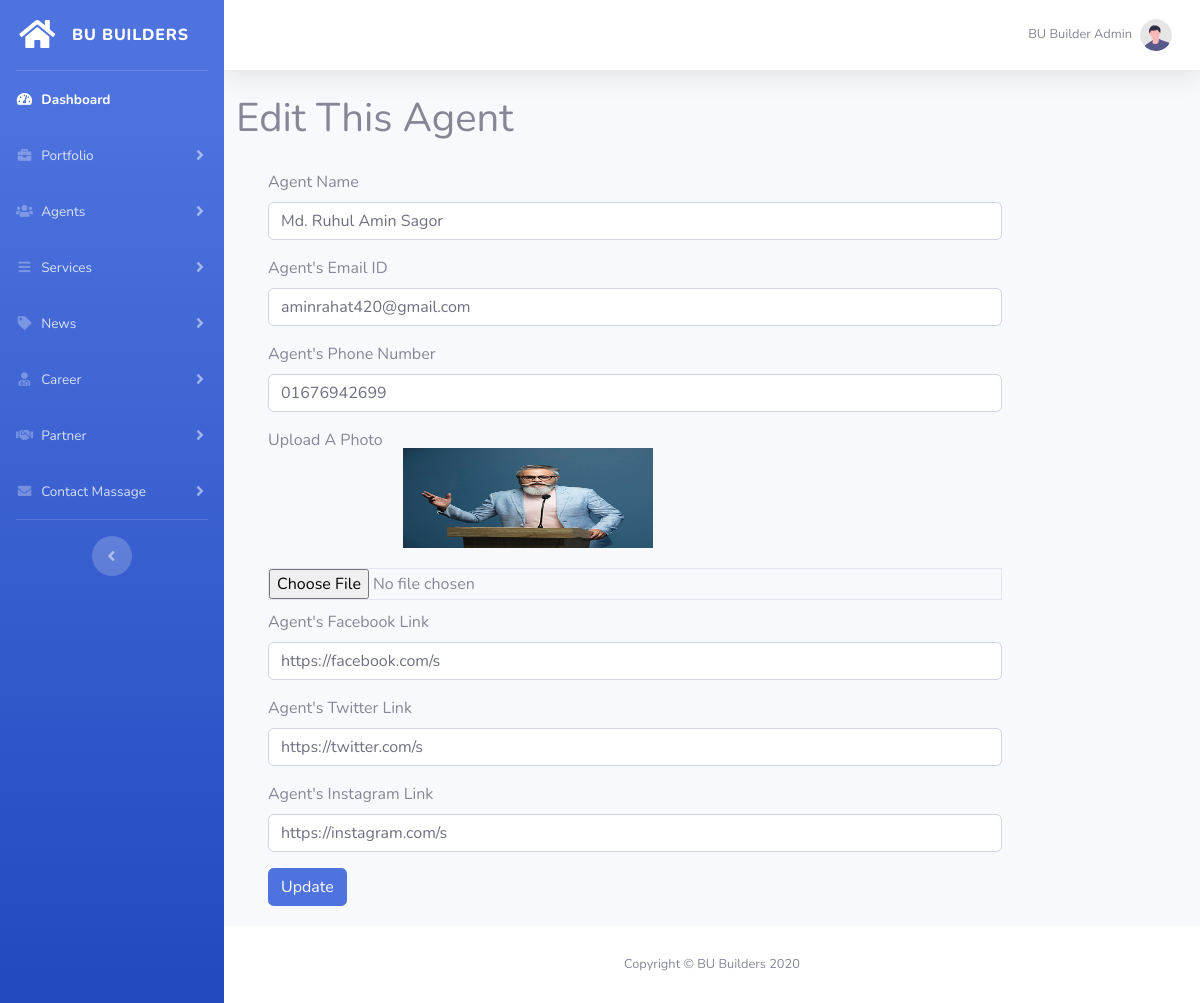
The page /admin/edit_agent.php?agent_id=4 on the database its author committed.
### tables this page shows
CREATE TABLE `agent` (
  `id` int(11) NOT NULL,
  `name` varchar(128) NOT NULL,
  `email` varchar(255) NOT NULL,
  `phone` varchar(15) NOT NULL,
  `image` varchar(255) NOT NULL,
  `fb_link` varchar(255) NOT NULL,
  `tw_link` varchar(255) NOT NULL,
  `ins_link` varchar(255) NOT NULL,
  `created_at` timestamp NOT NULL DEFAULT current_timestamp()
);

### admin/edit_agent.php (the view, shortened to what this page needs)
<?php include 'templete/header.php'; ?>
<?php
    if(isset($_GET['agent_id'])) {
        $agent_id = $_GET['agent_id'];
    }
    $sql_agent = "SELECT * FROM agent WHERE id='$agent_id'";
    $sql_agent_result = $conn->query($sql_agent)->fetch_assoc();
?>
<div class="container-fluid">
    <div class="row">
        <h1>Edit This Agent</h1>
    </div>
    <div style="margin: 20px;" class="row">
        <form action="" method="post" enctype='multipart/form-data'>
            <div class="form-group">
                <label>Agent Name</label>
                <input type="text" class="form-control" name="name" placeholder="Enter Agent Name Here ..." value="<?php echo $sql_agent_result['name']; ?>"/>
            </div>
            <div class="form-group">
                <label>Agent's Email ID</label>
                <input type="email" class="form-control" name="email" placeholder="Enter Agent Email ID" value="<?php echo $sql_agent_result['email']; ?>"/>
            </div>
            <div class="form-group">
                <label>Agent's Phone Number</label>
                <input type="text" class="form-control" name="phone" placeholder="Enter Agent Phone Number" value="<?php echo $sql_agent_result['phone']; ?>"/>
            </div>
            <div style="margin-bottom: 10px;" class="input-group">
                <label>Upload A Photo</label>
                <br/>
                <img style="width: 250px; height: 100px; margin: 20px;" src="upload/agent/<?php echo $sql_agent_result['image']; ?>" alt="<?php echo $sql_agent_result['name']; ?>"/>
                <input type="file" class="form-control-file border" name="image" />
            </div>
            <div class="form-group">
                <label>Agent's Facebook Link</label>
                <input type="text" class="form-control" name="fb_link" placeholder="Enter Agent Facebook Link" value="<?php echo $sql_agent_result['fb_link']; ?>"/>
            </div>
            <div class="form-group">
                <label>Agent's Twitter Link</label>
                <input type="text" class="form-control" name="tw_link" placeholder="Enter Agent Twitter Link" value="<?php echo $sql_agent_result['tw_link']; ?>"/>
            </div>
            <div class="form-group">
                <label>Agent's Instagram Link</label>
                <input type="text" class="form-control" name="ins_link" placeholder="Enter Agent Instagram Link" value="<?php echo $sql_agent_result['ins_link']; ?>"/>
            </div>
            <button type="submit" name="submit" class="btn btn-primary">Update</button>
        </form>
    </div>
</div>
</div>
<?php include 'templete/footer.php'; ?>

### rows shown on the page
agent: name "Md. Ruhul Amin Sagor", email "aminrahat420@gmail.com", phone "01676942699", image (picture), fb_link "https://facebook.com/s", tw_link "https://twitter.com/s", ins_link "https://instagram.com/s"
